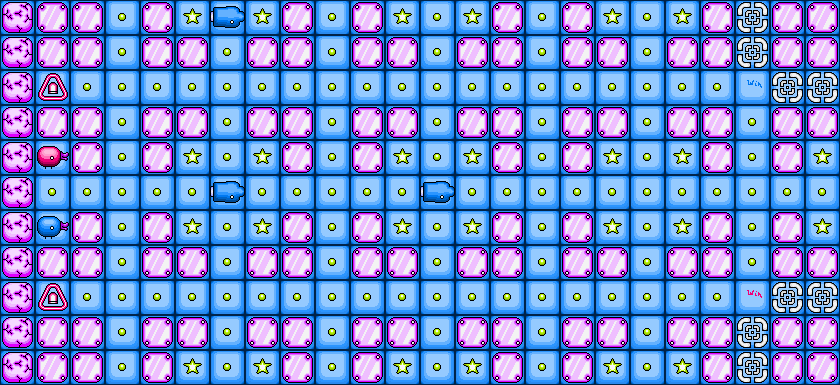

A level layout from a 2D game, rendered from its tile map. Below: a short description, then the map file with its tile-grid data intact:
An orthogonal 24x11 tile map with 35x35 px tiles, 1 tile layer (main).

<map version="1.0" orientation="orthogonal" renderorder="right-down" width="24" height="11" tilewidth="35" tileheight="35" nextobjectid="1">
 <tileset firstgid="1" name="tiles" tilewidth="35" tileheight="35" tilecount="98">
  <image source="../assets/tiles.png" width="1715" height="70" />
 </tileset>
 <layer name="main" width="24" height="11">
  <data encoding="csv">
53,57,57,51,57,52,64,52,57,51,57,52,51,52,57,51,57,52,51,52,57,58,57,57,
53,57,57,51,57,57,51,57,57,51,57,57,51,57,57,51,57,57,51,57,57,58,57,57,
53,54,51,51,51,51,51,51,51,51,51,51,51,51,51,51,51,51,51,51,51,60,58,58,
53,57,57,51,57,57,51,57,57,51,57,57,51,57,57,51,57,57,51,57,57,51,57,57,
53,55,57,51,57,52,51,52,57,51,57,52,51,52,57,51,57,52,51,52,57,51,57,52,
53,51,51,51,51,51,64,51,51,51,51,51,64,51,51,51,51,51,51,51,51,51,51,51,
53,56,57,51,57,52,51,52,57,51,57,52,51,52,57,51,57,52,51,52,57,51,57,52,
53,57,57,51,57,57,51,57,57,51,57,57,51,57,57,51,57,57,51,57,57,51,57,57,
53,54,51,51,51,51,51,51,51,51,51,51,51,51,51,51,51,51,51,51,51,59,58,58,
53,57,57,51,57,57,51,57,57,51,57,57,51,57,57,51,57,57,51,57,57,58,57,57,
53,57,57,51,57,52,51,52,57,51,57,52,51,52,57,51,57,52,51,52,57,58,57,57
</data>
 </layer>
</map>